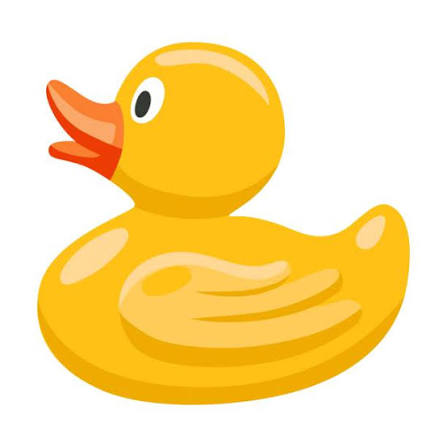
#> input picture Duck.jpg, 447 x 447 px, found by its file name
$ jupyter execute EdgeDetection.ipynb
#> lines starting #> are read from the running program, lines starting #| are printed output that depends on the picture
[cell 1]
import numpy as np
import matplotlib.pyplot as plt
from PIL import Image


img = Image.open("Duck.JPG").convert("L")
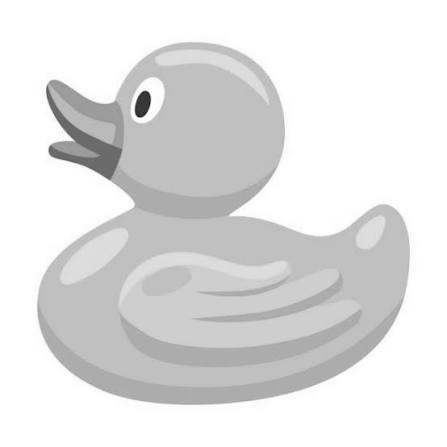
#> img: PIL image 447x447 L; min 15, max 255, mean 225.9
img = np.array(img)

plt.imshow(img, cmap="gray")
plt.title("Original Image")
plt.axis("off")
plt.show()

## Define the convolution kernels

[cell 2]
Gx = np.array([
    [-1, 0, 1],
    [-2, 0, 2],
    [-1, 0, 1]
])

Gy = np.array([
    [-1, -2, -1],
    [ 0,  0,  0],
    [ 1,  2,  1]
])

#These are the Sobel filters. One detects intensity changes in one direction, and the other detects changes in the perpendicular direction.

[cell 3]
def convolution(image, kernel):
    h, w = image.shape
#> h = 447; w = 447
    kh, kw = kernel.shape

    output = np.zeros((h- kh + 1, w - kw + 1))

    for i in range (h - kh + 1):
        for j in range (w - kw + 1):
            region = image[i:i+kh, j: j+kw]
            output[i, j] = np.sum(region* kernel)
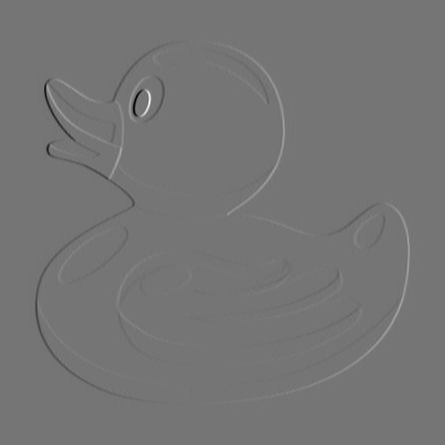
#> output: shape (445, 445) float64; min -755, max 885, mean 0; drawn with min black and max white

    return output

[cell 4]
gx = convolution(img, Gx)
gy = convolution(img, Gy)

edges = np.sqrt(gx**2 + gy**2)
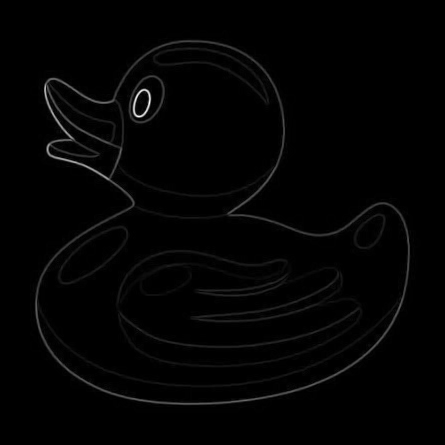
#> edges: shape (445, 445) float64; min 0, max 895.2, mean 11.2; drawn with min black and max white

# Normalize the result for display
edges = edges / edges.max() * 255
edges = edges.astype(np.uint8)

[cell 5]
plt.figure(figsize=(12, 4))

plt.subplot(1, 3, 1)
plt.imshow(img, cmap="gray")
plt.title("Original Image")
plt.axis("off")

plt.subplot(1, 3, 2)
plt.imshow(gx, cmap="gray")
plt.title("Horizontal Gradient")
plt.axis("off")

plt.subplot(1, 3, 3)
plt.imshow(edges, cmap="gray")
plt.title("Detected Edges")
plt.axis("off")

plt.tight_layout()
plt.show()
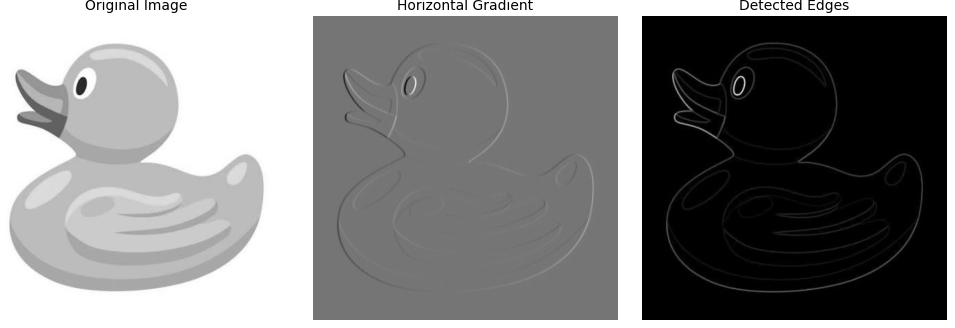
#> figure drawn by matplotlib, 3 panels
